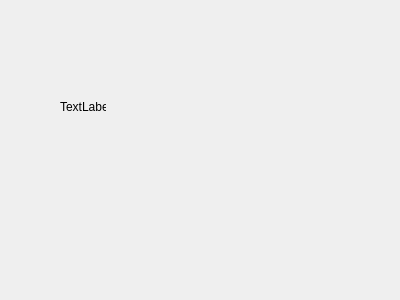
<?xml version="1.0" encoding="UTF-8"?>
<ui version="4.0">
 <class>WaitDialog</class>
 <widget class="QDialog" name="WaitDialog">
  <property name="geometry">
   <rect>
    <x>0</x>
    <y>0</y>
    <width>400</width>
    <height>300</height>
   </rect>
  </property>
  <property name="windowTitle">
   <string>Dialog</string>
  </property>
  <widget class="QLabel" name="label">
   <property name="geometry">
    <rect>
     <x>60</x>
     <y>100</y>
     <width>46</width>
     <height>13</height>
    </rect>
   </property>
   <property name="text">
    <string>TextLabel</string>
   </property>
  </widget>
 </widget>
 <resources/>
 <connections/>
</ui>
